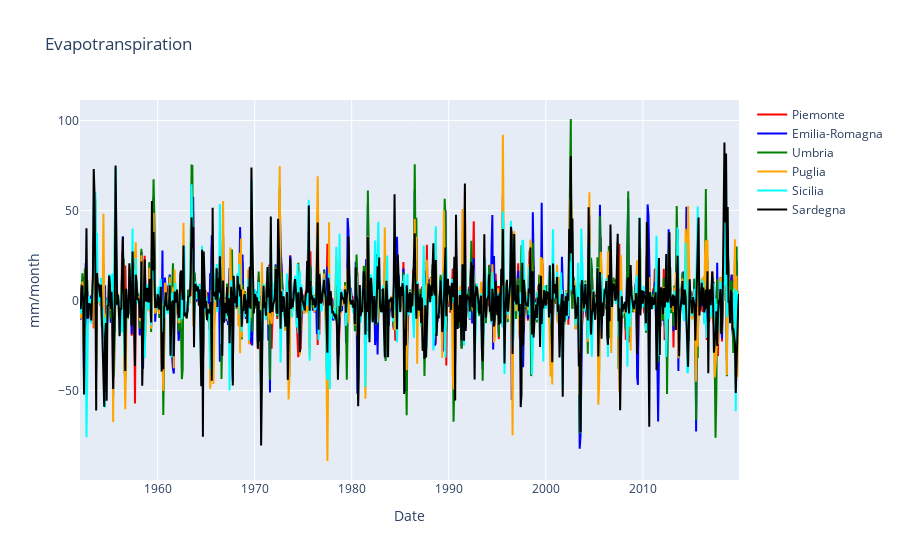
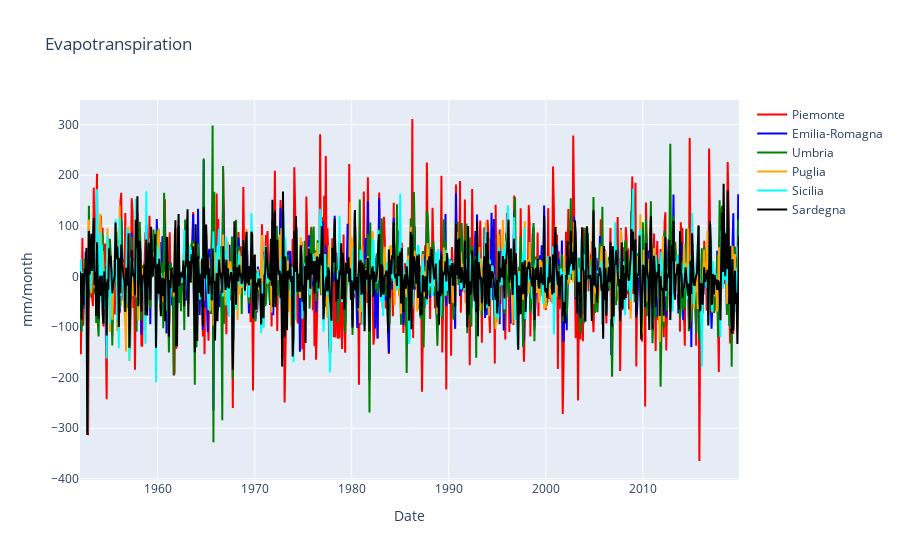

Notebook cell for these charts, in order:
### Code cell
ae_all = pd.read_csv("output/ae.csv", parse_dates=["month"], index_col="month")
tp_all = pd.read_csv("output/tp.csv", parse_dates=["month"], index_col="month")
regions = ["Piemonte", "Emilia-Romagna", "Umbria", "Puglia", "Sicilia", "Sardegna"]
# regions = ["Piemonte", "Valle d\'Aosta", "Lombardia", "Trentino-Alto Adige", "Veneto", "Friuli Venezia Giulia", "Liguria", "Emilia-Romagna", "Toscana", "Umbria", "Marche", "Lazio", "Abruzzo", "Molise", "Campania", "Puglia", "Basilicata", "Calabria", "Sicilia", "Sardegna"]
# regions = ["Piemonte"]
ae = ae_all.filter(regions, axis=1)
tp = tp_all.filter(regions, axis=1)
ae.index.freq = ae.index.inferred_freq
tp.index.freq = tp.index.inferred_freq
ae_0 = ae[:12]
ae = ae.diff(12)[12:]
tp_0 = tp[:12]
tp = tp.diff(12)[12:]
plot_regions(ae)
plot_regions(tp)

### Figure 1 — Plotly figure (JSON) as saved in the notebook; plotly's stock layout.template omitted (floating-point values rounded to 4 significant figures; data arrays with more than 128 entries replaced by an {"elided": "..."} marker saying what was removed)
{"data": [{"line": {"color": "red"}, "name": "Piemonte", "type": "scatter", "x": {"elided": "816 str values"}, "y": {"elided": "816 float values"}}, {"line": {"color": "blue"}, "name": "Emilia-Romagna", "type": "scatter", "x": {"elided": "816 str values"}, "y": {"elided": "816 float values"}}, {"line": {"color": "green"}, "name": "Umbria", "type": "scatter", "x": {"elided": "816 str values"}, "y": {"elided": "816 float values"}}, {"line": {"color": "orange"}, "name": "Puglia", "type": "scatter", "x": {"elided": "816 str values"}, "y": {"elided": "816 float values"}}, {"line": {"color": "cyan"}, "name": "Sicilia", "type": "scatter", "x": {"elided": "816 str values"}, "y": {"elided": "816 float values"}}, {"line": {"color": "black"}, "name": "Sardegna", "type": "scatter", "x": {"elided": "816 str values"}, "y": {"elided": "816 float values"}}], "layout": {"title": {"text": "Evapotranspiration"}, "xaxis": {"title": {"text": "Date"}}, "yaxis": {"title": {"text": "mm/month"}}}}

### Figure 2 — Plotly figure (JSON) as saved in the notebook; plotly's stock layout.template omitted (floating-point values rounded to 4 significant figures; data arrays with more than 128 entries replaced by an {"elided": "..."} marker saying what was removed)
{"data": [{"line": {"color": "red"}, "name": "Piemonte", "type": "scatter", "x": {"elided": "816 str values"}, "y": {"elided": "816 float values"}}, {"line": {"color": "blue"}, "name": "Emilia-Romagna", "type": "scatter", "x": {"elided": "816 str values"}, "y": {"elided": "816 float values"}}, {"line": {"color": "green"}, "name": "Umbria", "type": "scatter", "x": {"elided": "816 str values"}, "y": {"elided": "816 float values"}}, {"line": {"color": "orange"}, "name": "Puglia", "type": "scatter", "x": {"elided": "816 str values"}, "y": {"elided": "816 float values"}}, {"line": {"color": "cyan"}, "name": "Sicilia", "type": "scatter", "x": {"elided": "816 str values"}, "y": {"elided": "816 float values"}}, {"line": {"color": "black"}, "name": "Sardegna", "type": "scatter", "x": {"elided": "816 str values"}, "y": {"elided": "816 float values"}}], "layout": {"title": {"text": "Evapotranspiration"}, "xaxis": {"title": {"text": "Date"}}, "yaxis": {"title": {"text": "mm/month"}}}}
